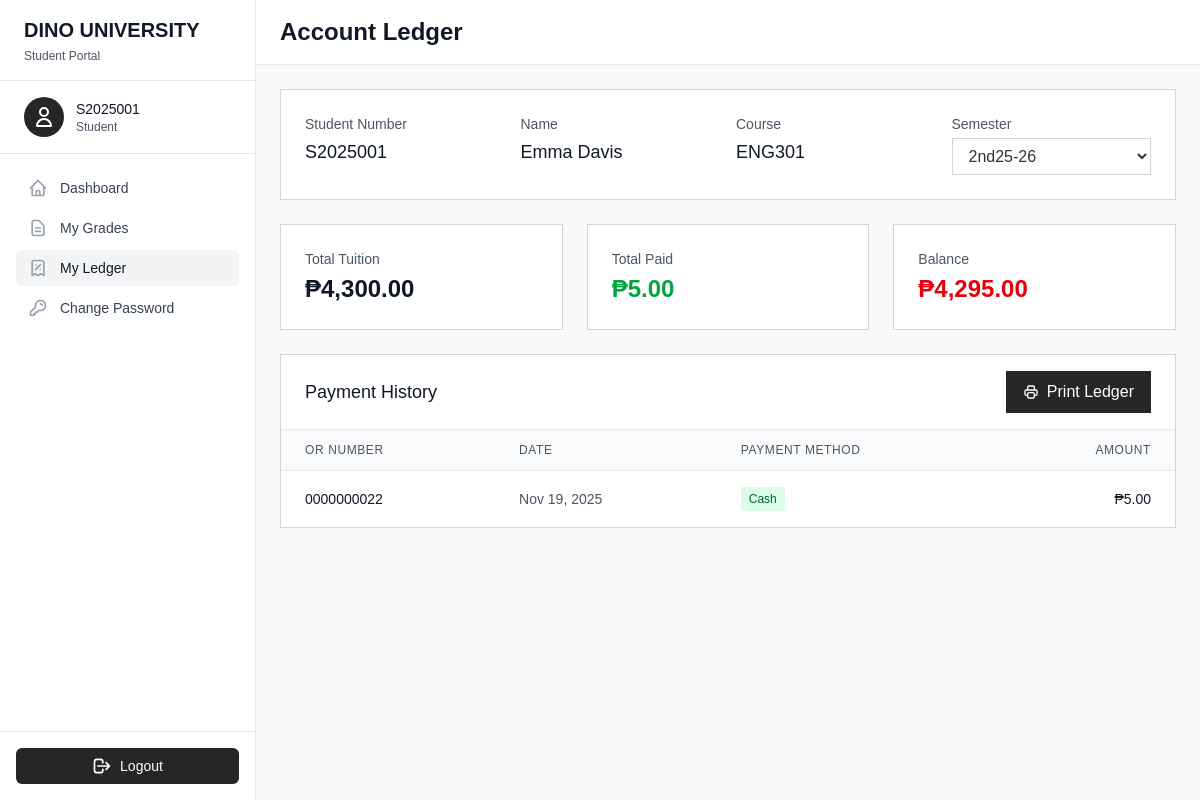
/student/collections.php?semester=2nd25-26 (signed in), run on the app's committed database.
### tables this page shows
CREATE TABLE IF NOT EXISTS `students` (
  `student_id` int NOT NULL AUTO_INCREMENT,
  `student_number` varchar(50) NOT NULL DEFAULT '0',
  `name` varchar(100) NOT NULL DEFAULT '0',
  `gender` varchar(10) NOT NULL DEFAULT 'Male',
  `course_id` int NOT NULL DEFAULT '0',
  PRIMARY KEY (`student_id`),
  KEY `FK_students_courses` (`course_id`),
  CONSTRAINT `FK_students_courses` FOREIGN KEY (`course_id`) REFERENCES `courses` (`course_id`) ON DELETE CASCADE ON UPDATE CASCADE
);

CREATE TABLE IF NOT EXISTS `courses` (
  `course_id` int NOT NULL AUTO_INCREMENT,
  `code` varchar(50) DEFAULT NULL,
  `name` varchar(100) DEFAULT NULL,
  PRIMARY KEY (`course_id`)
);

CREATE TABLE IF NOT EXISTS `collections` (
  `id` int NOT NULL AUTO_INCREMENT,
  `or_number` varchar(10) NOT NULL DEFAULT '',
  `or_date` timestamp NOT NULL DEFAULT CURRENT_TIMESTAMP,
  `student_id` int DEFAULT NULL,
  `semester_id` int DEFAULT NULL,
  `cash` decimal(8,2) NOT NULL DEFAULT '0.00',
  `gcash` decimal(8,2) NOT NULL DEFAULT '0.00',
  `gcash_refno` varchar(50) NOT NULL DEFAULT '',
  PRIMARY KEY (`id`),
  UNIQUE KEY `or_number` (`or_number`),
  KEY `FK_collections_students` (`student_id`),
  KEY `FK_collections_semesters` (`semester_id`),
  CONSTRAINT `FK_collections_semesters` FOREIGN KEY (`semester_id`) REFERENCES `semesters` (`id`),
  CONSTRAINT `FK_collections_students` FOREIGN KEY (`student_id`) REFERENCES `students` (`student_id`)
);

### student/collections.php (the view, shortened to what this page needs)
<?php
require('../partials/head.php');
$user = $_SESSION['user'];
$stmt = $connection->prepare("
select s.student_id, s.student_number, s.name as student_name, c.code as course_name
from students s
left join courses c on s.course_id = c.course_id
where s.student_number = ?;
");
$stmt->execute([$user['name']]);
$student = $stmt->fetch();
$stmt = $connection->prepare("select * from semesters order by id");
$stmt->execute();
$semesters = $stmt->fetchAll();
$current_semester = $_GET['semester'] ?? ($semesters[0]['code'] ?? '1st25-26');
$stmt = $connection->prepare("
select * from collections where student_id = ? and semester_id = (select id from semesters where code = ?);
");
$stmt->execute([$student['student_id'], $current_semester]);
$collections = $stmt->fetchAll();
$stmt = $connection->prepare("
select * from student_subjects ss join subjects s where ss.student_id = ? and ss.semester_id = (select id from semesters where code = ?) and ss.subject_id = s.id
");
$stmt->execute([$student['student_id'], $current_semester]);
$tuitions = $stmt->fetchAll();
$total_tuition = 0;
foreach ($tuitions as $tuition) {
  $total_tuition += floatval($tuition['price_unit']) * intval($tuition['units']);
}
$total_paid = 0;
foreach ($collections as $collection) {
  $total_paid += $collection['cash'] == 0 ? floatval($collection['gcash']) : floatval($collection['cash']);
}
?>
<body class="bg-gray-50" x-data="{ sidebarOpen: false }">
  <?php require('../partials/student_sidebar.php'); ?>
  <div class="flex-1 lg:ml-64">
    <div class="bg-white border-b border-gray-200 px-6 py-4">
      <div class="flex items-center justify-between">
        <div class="flex items-center space-x-4">
          <h1 class="text-2xl font-extrabold text-gray-900">Account Ledger</h1>
        </div>
      </div>
    </div>
    <div class="p-6 space-y-6">
      <div class="bg-white border border-gray-300 p-6">
        <div class="grid grid-cols-1 md:grid-cols-2 lg:grid-cols-4 gap-4">
          <div>
            <p class="text-sm text-gray-600 mb-1">Student Number</p>
            <p class="text-lg font-medium text-gray-900"><?= $student['student_number'] ?></p>
          </div>
          <div>
            <p class="text-sm text-gray-600 mb-1">Name</p>
            <p class="text-lg font-medium text-gray-900"><?= $student['student_name'] ?></p>
          </div>
          <div>
            <p class="text-sm text-gray-600 mb-1">Course</p>
            <p class="text-lg font-medium text-gray-900"><?= $student['course_name'] ?></p>
          </div>
          <div>
            <label class="text-sm text-gray-600 mb-1 block">Semester</label>
            <select name="semester" id="semester_select" onchange="changeSemester(this.value)"
              class="w-full px-3 py-2 border border-gray-300 bg-white focus:ring-neutral-800 focus:border-neutral-800">
              <?php foreach ($semesters as $semester) : ?>
                <option value="<?= $semester['code'] ?>"
                  <?= $semester['code'] === $current_semester ? 'selected' : '' ?>>
                  <?= $semester['code'] ?>
                </option>
              <?php endforeach; ?>
            </select>
          </div>
        </div>
      </div>
      <div class="grid grid-cols-1 md:grid-cols-3 gap-6">
        <div class="bg-white border border-gray-300 p-6">
          <p class="text-sm text-gray-600 mb-1">Total Tuition</p>
          <p class="text-2xl font-extrabold text-gray-900">₱<?= number_format($total_tuition, 2) ?></p>
        </div>
        <div class="bg-white border border-gray-300 p-6">
          <p class="text-sm text-gray-600 mb-1">Total Paid</p>
          <p class="text-2xl font-extrabold text-green-600">₱<?= number_format($total_paid, 2) ?></p>
        </div>
        <div class="bg-white border border-gray-300 p-6">
          <p class="text-sm text-gray-600 mb-1">Balance</p>
          <p class="text-2xl font-extrabold <?= ($total_tuition - $total_paid) > 0 ? 'text-red-600' : 'text-gray-900' ?>">
            ₱<?= number_format($total_tuition - $total_paid, 2) ?>
          </p>
        </div>
      </div>
      <div class="bg-white border border-gray-300">
        <div class="px-6 py-4 border-b border-gray-200 flex items-center justify-between">
          <h2 class="text-lg font-medium text-gray-900">Payment History</h2>
          <a target="_blank"
            class="inline-flex items-center px-4 py-2 bg-neutral-800 hover:bg-neutral-900 text-white font-medium border border-neutral-800 focus:ring-2 focus:ring-neutral-800 focus:ring-offset-2"
            href="ledger.php?student=<?= $student['student_number'] ?>&semester=<?= $current_semester ?>">
            Print Ledger
          </a>
        </div>
        <div class="overflow-x-auto">
          <table class="w-full">
            <thead class="bg-gray-50 border-b border-gray-200">
              <tr>
                <th class="px-6 py-3 text-left text-xs font-medium text-gray-600 uppercase tracking-wider">OR Number</th>
                <th class="px-6 py-3 text-left text-xs font-medium text-gray-600 uppercase tracking-wider">Date</th>
                <th class="px-6 py-3 text-left text-xs font-medium text-gray-600 uppercase tracking-wider">Payment Method</th>
                <th class="px-6 py-3 text-right text-xs font-medium text-gray-600 uppercase tracking-wider">Amount</th>
              </tr>
            </thead>
            <tbody class="divide-y divide-gray-200">
              <?php if (empty($collections)) : ?>
                <tr>
                  <td colspan="4" class="px-6 py-12 text-center text-gray-500">
                    <svg class="w-12 h-12 mx-auto mb-2 text-gray-400" fill="none" stroke="currentColor" viewBox="0 0 24 24">
                      <path stroke-linecap="round" stroke-linejoin="round" stroke-width="2" d="M20 13V6a2 2 0 00-2-2H6a2 2 0 00-2 2v7m16 0v5a2 2 0 01-2 2H6a2 2 0 01-2-2v-5m16 0h-2.586a1 1 0 00-.707.293l-2.414 2.414a1 1 0 01-.707.293h-3.172a1 1 0 01-.707-.293l-2.414-2.414A1 1 0 006.586 13H4"></path>
                    </svg>
                    <p class="text-sm">No payments found for this semester.</p>
                  </td>
                </tr>
              <?php else : ?>
                <?php foreach ($collections as $collection) : ?>
                  <tr class="hover:bg-gray-50">
                    <td class="px-6 py-4 text-sm text-gray-900"><?= $collection['or_number'] ?></td>
                    <td class="px-6 py-4 text-sm text-gray-600"><?= date('M d, Y', strtotime($collection['or_date'])) ?></td>
                    <td class="px-6 py-4 text-sm">
                      <span class="inline-flex px-2 py-1 text-xs font-medium <?= $collection['cash'] == 0 ? 'bg-blue-100 text-blue-800' : 'bg-green-100 text-green-800' ?>">
                        <?= $collection['cash'] == 0 ? 'GCash' : 'Cash' ?>
                      </span>
                    </td>
                    <td class="px-6 py-4 text-sm font-medium text-gray-900 text-right">
                      ₱<?= number_format($collection['cash'] == 0 ? floatval($collection['gcash']) : floatval($collection['cash']), 2) ?>
                    </td>
                  </tr>
                <?php endforeach; ?>
              <?php endif; ?>
            </tbody>
          </table>
        </div>
      </div>
    </div>
  </div>
</body>
<?php
require('../partials/footer.php')
?>

### partials/head.php (style rules this page uses)
html, body { height: 100%; margin: 0; padding: 0; font-family: sans-serif; font-weight: 100; background-color: #f9f9f9; color: #333; box-sizing: border-box; }

### data on the page
students: student_number "S2025001", name "Emma Davis", course.code "ENG301"
collections: or_number "0000000022", or_date "Nov 19, 2025", shows "Cash", cash "5.00"

### other printed values
$_SESSION['user']['name'] "S2025001"
$total_tuition "4,300.00"
$total_paid "5.00"
$total_tuition - $total_paid "4,295.00"
form field semester "2nd25-26"
